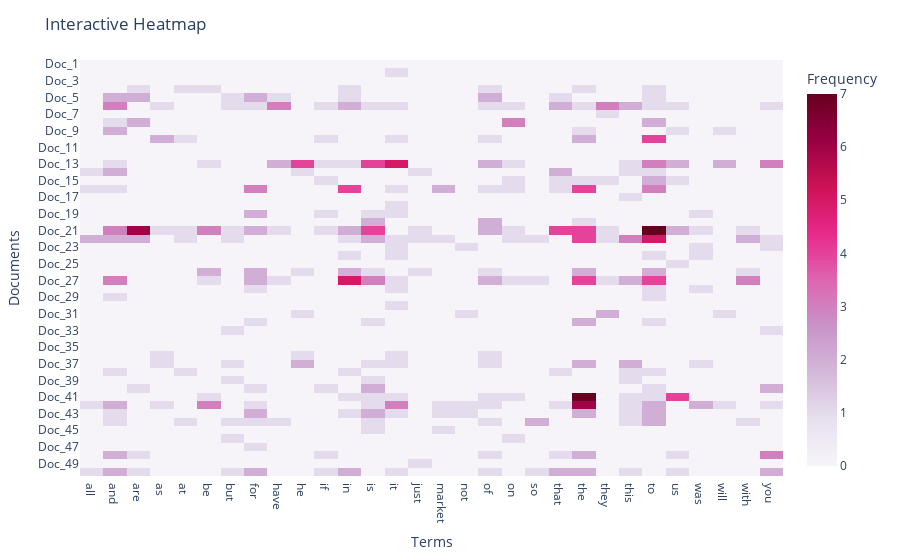

The notebook cell saved with this chart:
### Code cell
# 5-4 Plotting a heatmap(By plotly)
import plotly.express as px

df_heatmap = pd.DataFrame(plot_z, columns=plot_x, index=plot_y)

fig = px.imshow(df_heatmap.values,
                labels=dict(x="Terms", y="Documents", color="Frequency"),
                x=df_heatmap.columns,
                y=df_heatmap.index,
                color_continuous_scale='PuRd',
                aspect="auto")

fig.update_layout(title="Interactive Heatmap ")

### Figure 1 — Plotly figure (JSON) as saved in the notebook; plotly's stock layout.template omitted (floating-point values rounded to 4 significant figures; data arrays with more than 128 entries replaced by an {"elided": "..."} marker saying what was removed)
{"data": [{"coloraxis": "coloraxis", "hovertemplate": "Terms: %{x}<br>Documents: %{y}<br>Frequency: %{z}<extra></extra>", "name": "0", "type": "heatmap", "x": ["all", "and", "are", "as", "at", "be", "but", "for", "have", "he", "if", "in", "is", "it", "just", "market", "not", "of", "on", "so", "that", "the", "they", "this", "to", "us", "was", "will", "with", "you"], "xaxis": "x", "y": ["Doc_1", "Doc_2", "Doc_3", "Doc_4", "Doc_5", "Doc_6", "Doc_7", "Doc_8", "Doc_9", "Doc_10", "Doc_11", "Doc_12", "Doc_13", "Doc_14", "Doc_15", "Doc_16", "Doc_17", "Doc_18", "Doc_19", "Doc_20", "Doc_21", "Doc_22", "Doc_23", "Doc_24", "Doc_25", "Doc_26", "Doc_27", "Doc_28", "Doc_29", "Doc_30", "Doc_31", "Doc_32", "Doc_33", "Doc_34", "Doc_35", "Doc_36", "Doc_37", "Doc_38", "Doc_39", "Doc_40", "Doc_41", "Doc_42", "Doc_43", "Doc_44", "Doc_45", "Doc_46", "Doc_47", "Doc_48", "Doc_49", "Doc_50"], "yaxis": "y", "z": {"elided": "50x30 int values"}}], "layout": {"coloraxis": {"colorbar": {"title": {"text": "Frequency"}}, "colorscale": [[0, "rgb(247,244,249)"], [0.125, "rgb(231,225,239)"], [0.25, "rgb(212,185,218)"], [0.375, "rgb(201,148,199)"], [0.5, "rgb(223,101,176)"], [0.625, "rgb(231,41,138)"], [0.75, "rgb(206,18,86)"], [0.875, "rgb(152,0,67)"], [1, "rgb(103,0,31)"]]}, "margin": {"t": 60}, "title": {"text": "Interactive Heatmap "}, "xaxis": {"anchor": "y", "domain": [0, 1], "title": {"text": "Terms"}}, "yaxis": {"anchor": "x", "autorange": "reversed", "domain": [0, 1], "title": {"text": "Documents"}}}}
